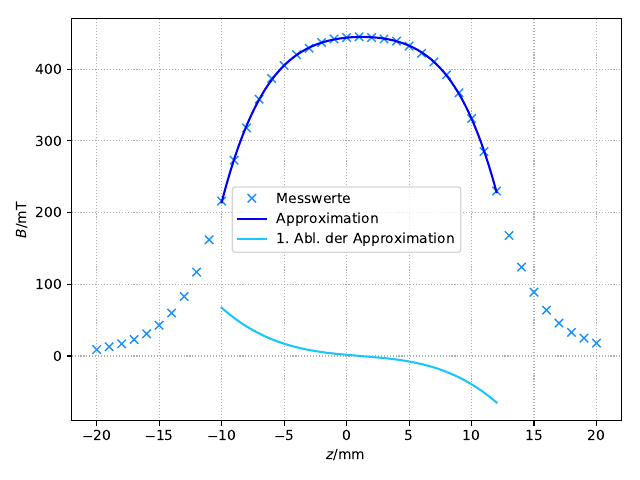

The script that saved this image:
import numpy as np
import matplotlib.pyplot as plt
from scipy import optimize
from scipy.optimize import curve_fit
from uncertainties import ufloat
import uncertainties.unumpy as unp

z, B = np.genfromtxt('mess1.txt', unpack=True) #mm, mT

def Bfit(x, a, b, c, d, e):
    return a * x**4 + b * x**3 + c * x**2 + d * x + e

def Bfit2(x, a, b, c, d):
    return 4*a * x**3 + 3*b * x**2 + 2*c * x + d

paramsB, covB = curve_fit(Bfit, z[10:32], B[10:32])
errB = np.sqrt(np.diag(covB))

a = ufloat(paramsB[0], errB[0])
b = ufloat(paramsB[1], errB[1])
c = ufloat(paramsB[2], errB[2])
d = ufloat(paramsB[3], errB[3])
e = ufloat(paramsB[4], errB[4])

print(a, b, c, d, e)

x = np.linspace(z[10], z[32], 500)

print(Bfit(1.25, *paramsB))

plt.plot(z, B, 'x', color='#1891fc', label='Messwerte')
plt.plot(x, Bfit(x, *paramsB), 'b-', label='Approximation')
plt.plot(x, Bfit2(x, paramsB[0], paramsB[1], paramsB[2], paramsB[3]), '-', color='#18c8fc', label='1. Abl. der Approximation')
plt.grid(linestyle='dotted', which="both")
plt.xlabel(r'$z$/mm')
plt.ylabel(r'$B$/mT')
#plt.xlim(0, 2)
#plt.ylim(-5, 5)
plt.legend(loc='best')

plt.tight_layout()
plt.savefig('plot1.pdf')